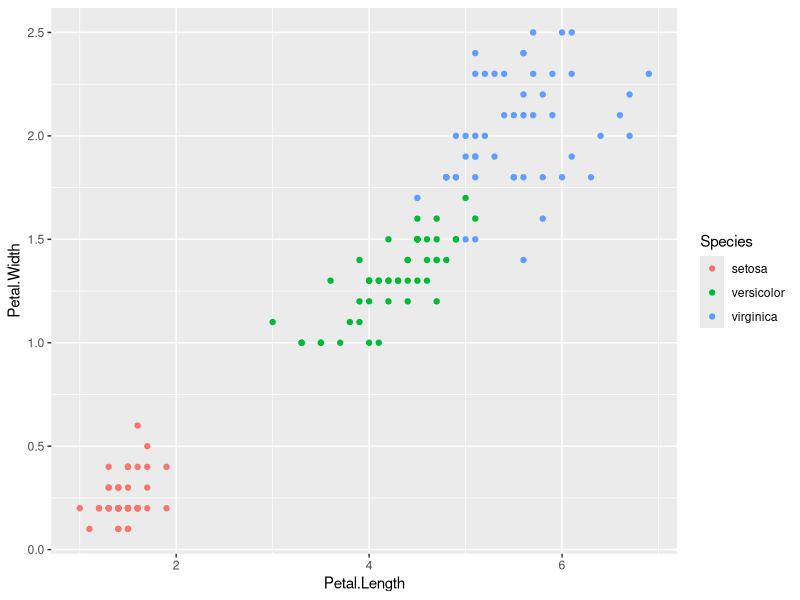
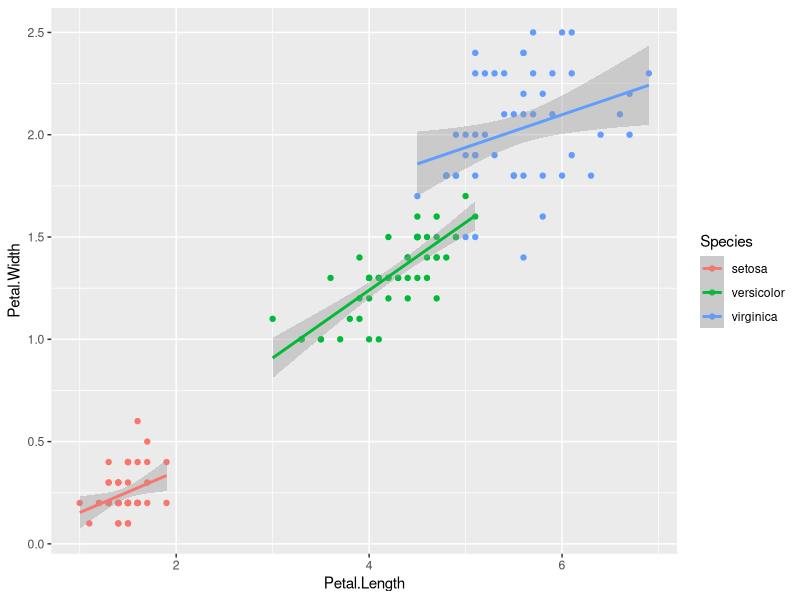

These charts were generated, in order, by the following R code:
# 一般化線形モデルの解析
# Generalized Linear Model
# 2026-09-09
# Greg Nishihara

# パッケージの読み込み
library(tidyverse)
library(emmeans)
library(marginaleffects)

irisdf = iris |> as_tibble()

ggplot(irisdf) + 
  geom_point(
    aes(
      x = Petal.Length,
      y = Petal.Width,
      color = Species
    )
  )

###################################
# 検討するモデル
# 応答変数： Petal.Width
# 説明変数： Petal.Length, Species
# モデル： Petal.Width ~ Petal.Length + Species + Petal.Length:Species

# モデル比較： AIC

model01 = glm(Petal.Width ~ 1, data = irisdf) # ヌルモデル (null model)
model02 = glm(Petal.Width ~ Species, data = irisdf)
model03 = glm(Petal.Width ~ Petal.Length, data = irisdf)
model04 = glm(Petal.Width ~ Petal.Length + Species, data = irisdf)
model05 = glm(Petal.Width ~ Petal.Length + Species + Petal.Length:Species, data = irisdf)

# AIC 一番低い値がもっともいいモデル
AIC(model01, model02, model03, model04, model05)
# model05 の AICが最も低いので選択する

summary(model05) # 計数表

# モデルの診断

ggplot(irisdf) + 
  geom_point(aes(x = Petal.Length, y = Petal.Width, color = Species)) +
  geom_smooth(aes(x = Petal.Length, y = Petal.Width, color = Species),
              method = "glm", formula = y ~ x) 
  
